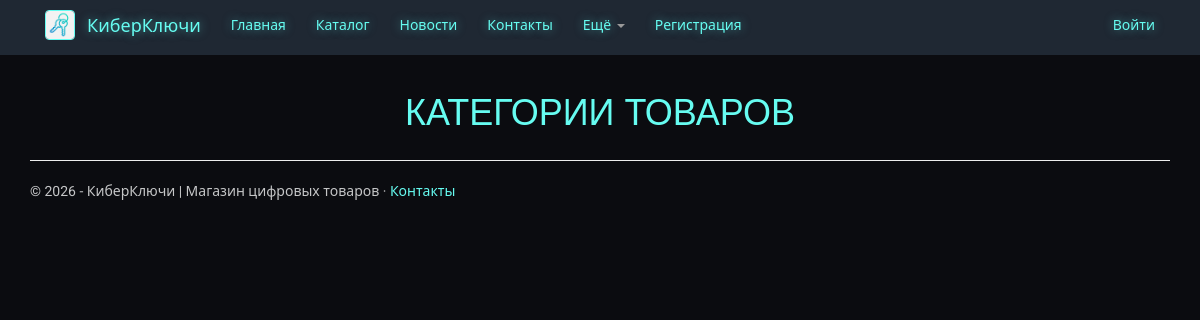
Page /catalog/ on the earlier database version.
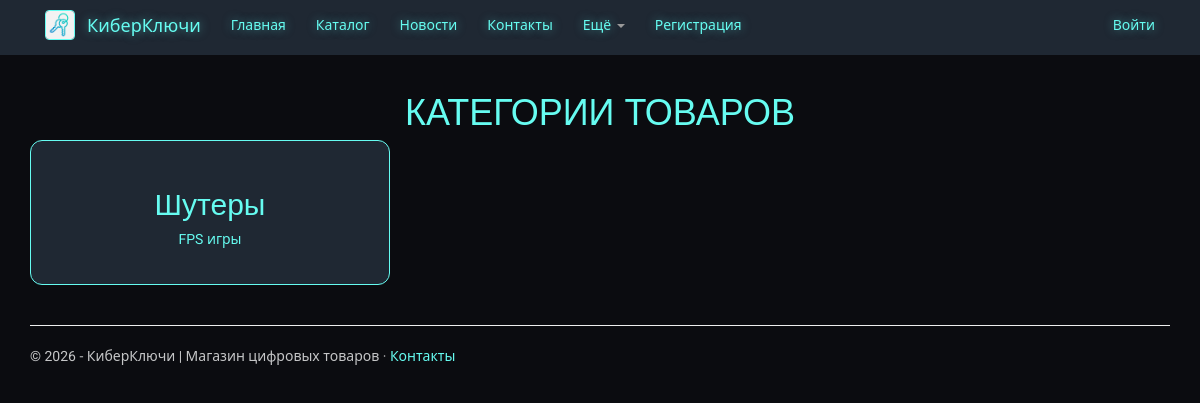
Same page on the later database version.
### app/models.py (models this page shows, shortened)
class Category(models.Model):
    name = models.CharField(max_length=100, verbose_name="Название категории")
    description = models.TextField(verbose_name="Описание категории")
    class Meta:
        ordering = ["name"]
        verbose_name = "категория"
        verbose_name_plural = "категории"

### app/views.py (the view)
# urls.py: path('catalog/', views.catalog, name='catalog'),
def catalog(request):
    categories = Category.objects.all()
    return render(request, 'app/catalog.html', {'categories': categories, 'title': 'Каталог'})

### app/context_processors.py (called while the page is built)
def site(request):
    user = request.user
    client = is_client(user)
    return {
        'year': datetime.now().year,
        'is_client': client,
        'is_manager': is_manager(user),
        'is_admin': is_admin(user),
        'role_name': role_name(user),
        'cart_count': sum(CartItem.objects.filter(user=user).values_list('quantity', flat=True)) if client else 0,
    }

### app/roles.py (called while the page is built)
def is_admin(user):
    return user.is_authenticated and user.is_superuser

def is_manager(user):
    return user.is_authenticated and not user.is_superuser and user.groups.filter(name=MANAGER_GROUP).exists()

def is_client(user):
    return user.is_authenticated and not is_admin(user) and not is_manager(user)

def role_name(user):
    if not user.is_authenticated:
        return "Гость"
    if is_admin(user):
        return "Администратор"
    if is_manager(user):
        return "Менеджер"
    return "Клиент"

### app/templates/app/catalog.html
{% extends "app/layout.html" %}
{% block content %}
<h1 class="header">Категории товаров</h1>
<div class="row">
    {% for cat in categories %}
    <div class="col-md-4">
        <a href="{% url 'category_items' category_id=cat.id %}" style="text-decoration: none;">
            <div class="block" style="text-align: center; margin-bottom: 20px;">
                <h2 style="color: var(--accent-cyan);">{{ cat.name }}</h2>
                <p style="text-indent: 0;">{{ cat.description }}</p>
            </div>
        </a>
    </div>
    {% endfor %}
</div>
{% endblock %}

Differences in the rows shown:
added Category: name "Шутеры", description "FPS игры"
